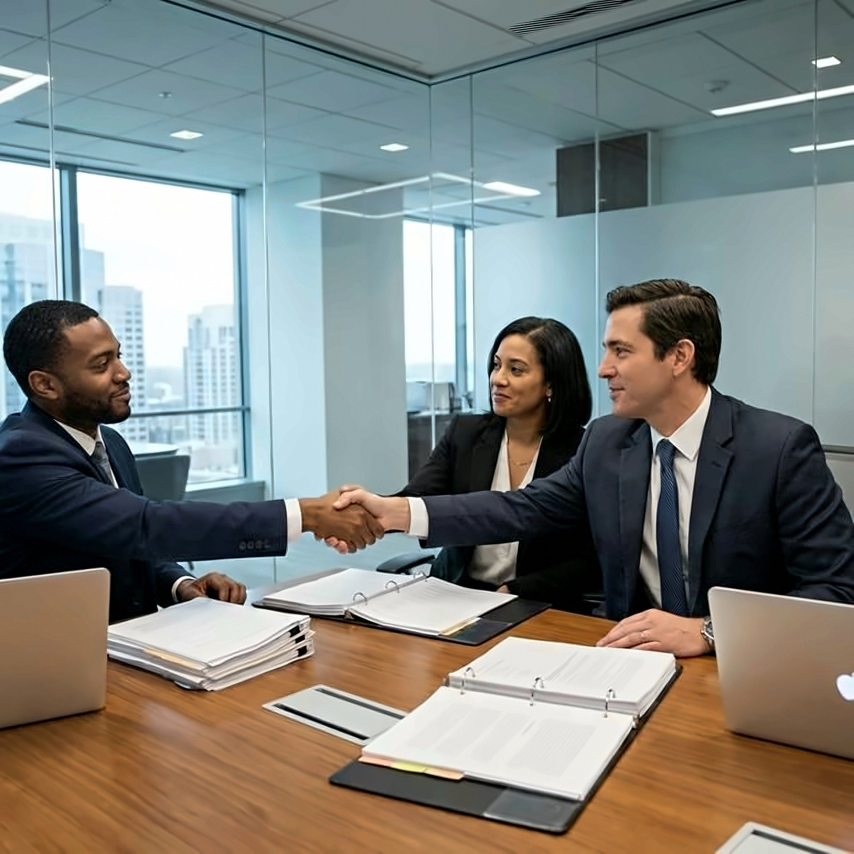
#> input picture assets/img/commercial-law-2560.jpg, 2560 x 2560 px (shown at 1/3 size); its folder holds only this picture in this run
$ python finish_photos.py
#> lines starting #> are read from the running program, lines starting #| are printed output that depends on the picture
"""
Finishing pass for the EDSR-upscaled photos (run after tools/upscale_photos.py).

EDSR gives clean, artefact-free edges but can look slightly soft. This adds the crispness back
with classic processing only (no AI): fine-detail unsharp mask, a little local contrast,
and very fine luminance grain so skin and walls read as real photographic texture.

Master = assets/img/<name>-2560.jpg  ->  rewrites 2560 / 1920 / 1280 / 800 px.
Usage:  python tools/finish_photos.py
"""
import sys
from pathlib import Path
import numpy as np
from PIL import Image, ImageFilter, ImageEnhance

ROOT = Path(__file__).resolve().parent.parent
IMG = ROOT / "assets" / "img"
PHOTOS = ["commercial-law", "property-law", "family-law", "litigation", "wills-estates"]
WIDTHS = [2560, 1920, 1280, 800]
rng = np.random.default_rng(11)


def grain(im, sigma):
    a = np.asarray(im).astype(np.float32)
    n = Image.fromarray(np.clip(rng.normal(128, sigma, a.shape[:2]), 0, 255).astype(np.uint8)).filter(ImageFilter.GaussianBlur(0.5))
    n = (np.asarray(n).astype(np.float32) - 128)[..., None]
    return Image.fromarray(np.clip(a + n, 0, 255).astype(np.uint8))


for name in (sys.argv[1:] or PHOTOS):
    master = Image.open(IMG / f"{name}-2560.jpg").convert("RGB")
#> master is the input picture: PIL image 2560x2560 RGB; mean R, G, B 129.4, 131.3, 125.8
    master = master.filter(ImageFilter.UnsharpMask(radius=1.5, percent=78, threshold=3))   # fine detail (small radius = no halos)
    master = master.filter(ImageFilter.UnsharpMask(radius=18, percent=14, threshold=0))    # clarity
    master = ImageEnhance.Contrast(master).enhance(1.03)
    for w in WIDTHS:
        im = master if w == 2560 else master.resize((w, w), Image.LANCZOS)
        if w < 2560:
            im = im.filter(ImageFilter.UnsharpMask(radius=0.6, percent=35, threshold=1))   # restore crispness after resize
        im = grain(im, 1.6 if w >= 1920 else 1.2)
        im.save(IMG / f"{name}-{w}.jpg", "JPEG", quality=86, optimize=True, progressive=True, subsampling=0)
#> this loop made 4 passes
#> pass 1, in grain, `n = (np.asarray(n).astype(np.float32) - 128)[..., None]`:
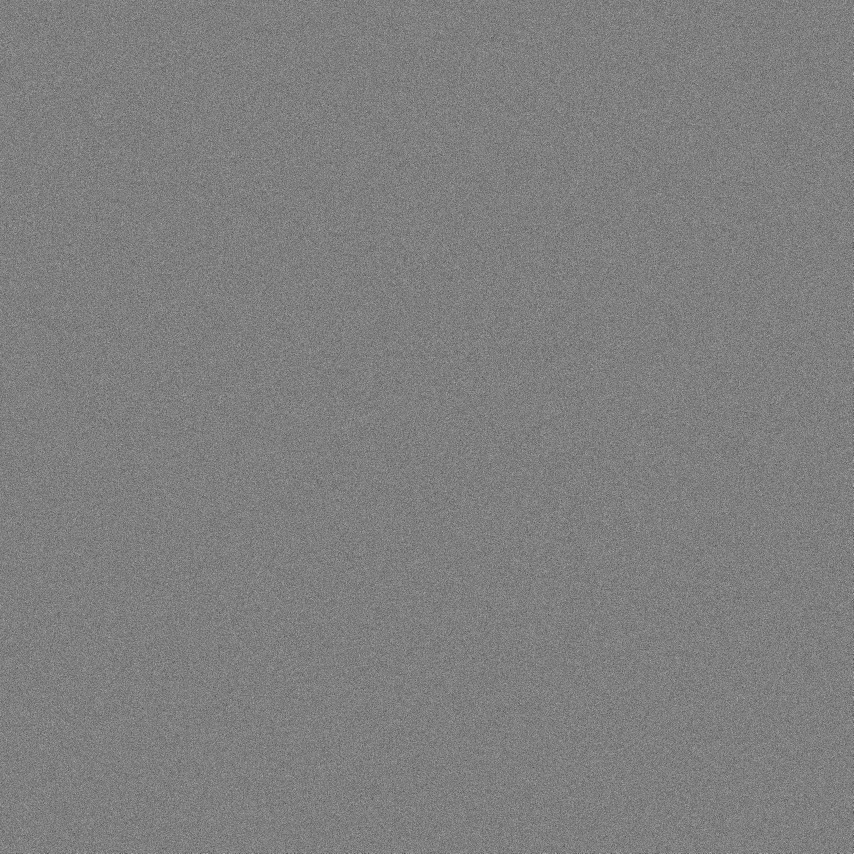
#> n: shape (2560, 2560, 1) float32 (shown at 1/3 size); min -7, max 6, mean -0.499; drawn with min black and max white
#> after the loop:
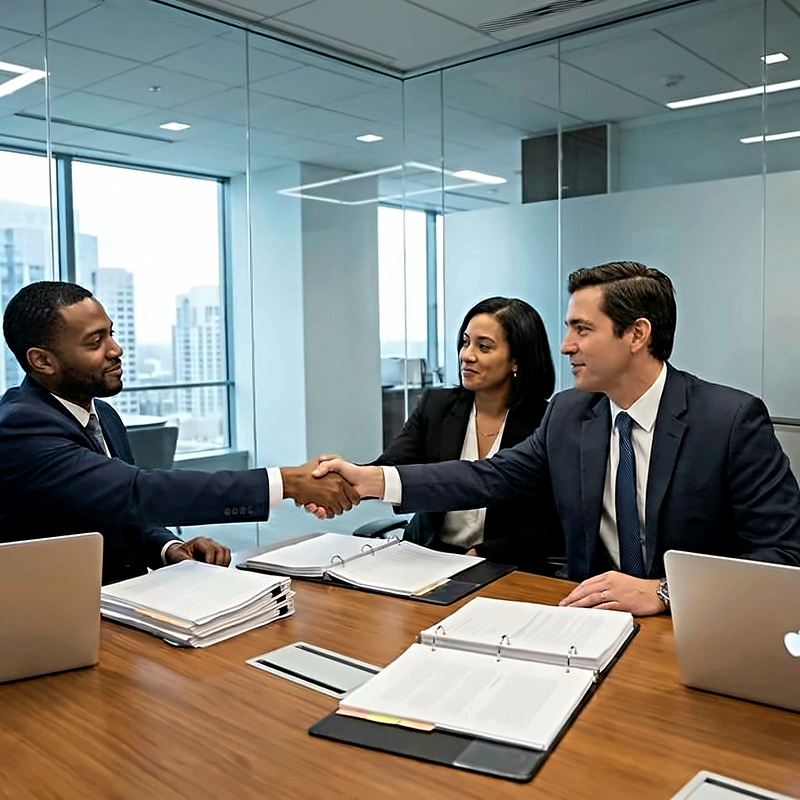
#> im: PIL image 800x800 RGB; mean R, G, B 128.6, 130.3, 124.7
#> (the run stopped early here; a loop or call above may not have finished)
